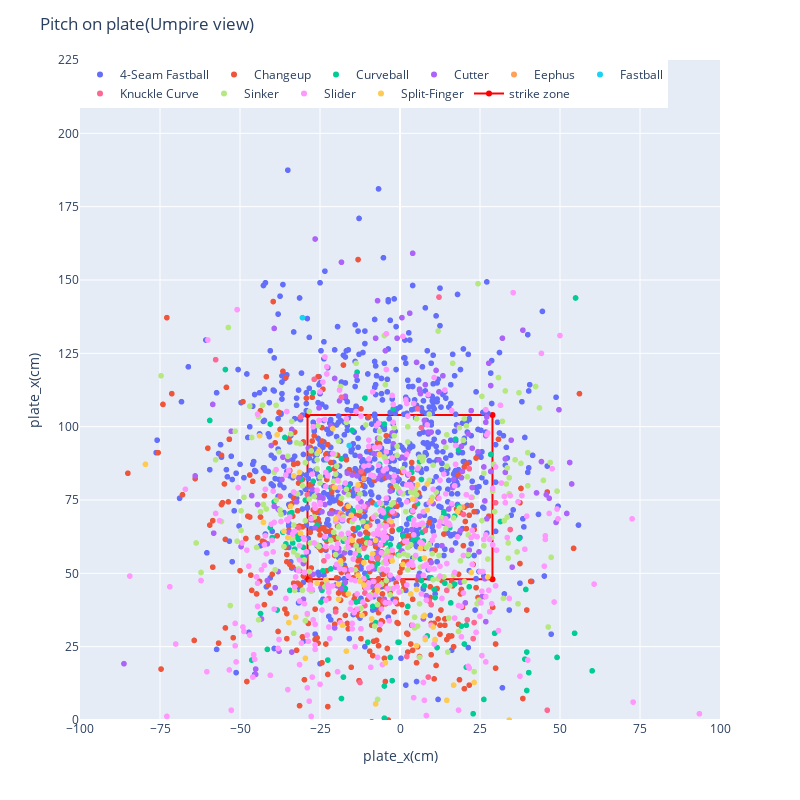

Source (notebook cell):
### Code cell
# 早速可視化してみる

_fig = plate(df)
_fig.show()

### Figure 1 — Plotly figure (JSON) as saved in the notebook; plotly's stock layout.template omitted (floating-point values rounded to 4 significant figures; data arrays with more than 128 entries replaced by an {"elided": "..."} marker saying what was removed)
{"data": [{"customdata": {"elided": "790x10 mixed values"}, "hovertemplate": "<b>%{hovertext}</b><br><br>pitch_name=%{customdata[4]}<br>plate_x_cm=%{x}<br>plate_z_cm=%{y}<br>game_date=%{customdata[0]}<br>batter_name=%{customdata[1]}<br>pitcher_name=%{customdata[2]}<br>effective_speed_kh=%{customdata[3]}<br>hit_distance_sc_m=%{customdata[5]}<br>launch_speed_kh=%{customdata[6]}<br>launch_angle=%{customdata[7]}<br>des=%{customdata[8]}<br>description=%{customdata[9]}<extra></extra>", "hovertext": {"elided": "790 str values"}, "legendgroup": "4-Seam Fastball", "marker": {"color": "#636efa", "symbol": "circle"}, "mode": "markers", "name": "4-Seam Fastball", "showlegend": true, "type": "scattergl", "x": {"elided": "790 float values"}, "xaxis": "x", "y": {"elided": "790 float values"}, "yaxis": "y"}, {"customdata": {"elided": "401x10 mixed values"}, "hovertemplate": "<b>%{hovertext}</b><br><br>pitch_name=%{customdata[4]}<br>plate_x_cm=%{x}<br>plate_z_cm=%{y}<br>game_date=%{customdata[0]}<br>batter_name=%{customdata[1]}<br>pitcher_name=%{customdata[2]}<br>effective_speed_kh=%{customdata[3]}<br>hit_distance_sc_m=%{customdata[5]}<br>launch_speed_kh=%{customdata[6]}<br>launch_angle=%{customdata[7]}<br>des=%{customdata[8]}<br>description=%{customdata[9]}<extra></extra>", "hovertext": {"elided": "401 str values"}, "legendgroup": "Changeup", "marker": {"color": "#EF553B", "symbol": "circle"}, "mode": "markers", "name": "Changeup", "showlegend": true, "type": "scattergl", "x": {"elided": "401 float values"}, "xaxis": "x", "y": {"elided": "401 float values"}, "yaxis": "y"}, {"customdata": {"elided": "152x10 mixed values"}, "hovertemplate": "<b>%{hovertext}</b><br><br>pitch_name=%{customdata[4]}<br>plate_x_cm=%{x}<br>plate_z_cm=%{y}<br>game_date=%{customdata[0]}<br>batter_name=%{customdata[1]}<br>pitcher_name=%{customdata[2]}<br>effective_speed_kh=%{customdata[3]}<br>hit_distance_sc_m=%{customdata[5]}<br>launch_speed_kh=%{customdata[6]}<br>launch_angle=%{customdata[7]}<br>des=%{customdata[8]}<br>description=%{customdata[9]}<extra></extra>", "hovertext": {"elided": "152 str values"}, "legendgroup": "Curveball", "marker": {"color": "#00cc96", "symbol": "circle"}, "mode": "markers", "name": "Curveball", "showlegend": true, "type": "scattergl", "x": {"elided": "152 float values"}, "xaxis": "x", "y": {"elided": "152 float values"}, "yaxis": "y"}, {"customdata": {"elided": "176x10 mixed values"}, "hovertemplate": "<b>%{hovertext}</b><br><br>pitch_name=%{customdata[4]}<br>plate_x_cm=%{x}<br>plate_z_cm=%{y}<br>game_date=%{customdata[0]}<br>batter_name=%{customdata[1]}<br>pitcher_name=%{customdata[2]}<br>effective_speed_kh=%{customdata[3]}<br>hit_distance_sc_m=%{customdata[5]}<br>launch_speed_kh=%{customdata[6]}<br>launch_angle=%{customdata[7]}<br>des=%{customdata[8]}<br>description=%{customdata[9]}<extra></extra>", "hovertext": {"elided": "176 str values"}, "legendgroup": "Cutter", "marker": {"color": "#ab63fa", "symbol": "circle"}, "mode": "markers", "name": "Cutter", "showlegend": true, "type": "scattergl", "x": {"elided": "176 float values"}, "xaxis": "x", "y": {"elided": "176 float values"}, "yaxis": "y"}, {"customdata": [["2022-09-05T00:00:00", "Ohtani, Shohei", "Clemens, Kody", 87.68, "Eephus", null, null, null, "Shohei Ohtani called out on strikes.", "ball"], ["2022-09-05T00:00:00", "Ohtani, Shohei", "Clemens, Kody", 83.04, "Eephus", 3.66, 136.5, -13, "Shohei Ohtani called out on strikes.", "foul"], ["2022-09-05T00:00:00", "Ohtani, Shohei", "Clemens, Kody", 106.7, "Eephus", null, null, null, "Shohei Ohtani called out on strikes.", "called_strike"], ["2022-09-05T00:00:00", "Ohtani, Shohei", "Clemens, Kody", 86.08, "Eephus", 47.24, 140.5, 15, "Shohei Ohtani called out on strikes.", "foul"]], "hovertemplate": "<b>%{hovertext}</b><br><br>pitch_name=%{customdata[4]}<br>plate_x_cm=%{x}<br>plate_z_cm=%{y}<br>game_date=%{customdata[0]}<br>batter_name=%{customdata[1]}<br>pitcher_name=%{customdata[2]}<br>effective_speed_kh=%{customdata[3]}<br>hit_distance_sc_m=%{customdata[5]}<br>launch_speed_kh=%{customdata[6]}<br>launch_angle=%{customdata[7]}<br>des=%{customdata[8]}<br>description=%{customdata[9]}<extra></extra>", "hovertext": ["Eephus", "Eephus", "Eephus", "Eephus"], "legendgroup": "Eephus", "marker": {"color": "#FFA15A", "symbol": "circle"}, "mode": "markers", "name": "Eephus", "showlegend": true, "type": "scattergl", "x": [-3.66, -11.28, -18.59, 19.51], "xaxis": "x", "y": [57.3, 82.3, 70.41, 72.54], "yaxis": "y"}, {"customdata": [["2022-05-10T00:00:00", "Ohtani, Shohei", "Phillips, Brett", 86.4, "Fastball", null, null, null, "Shohei Ohtani doubles (6) on a sharp fly ball to right fielder Harold Ramirez.", "called_strike"], ["2022-05-10T00:00:00", "Ohtani, Shohei", "Phillips, Brett", 84.8, "Fastball", 112.2, 174.2, 26, "Shohei Ohtani doubles (6) on a sharp fly ball to right fielder Harold Ramirez.", "hit_into_play"], ["2022-05-10T00:00:00", "Ohtani, Shohei", "Phillips, Brett", 82.24, "Fastball", null, null, null, "Shohei Ohtani doubles (6) on a sharp fly ball to right fielder Harold Ramirez.", "ball"]], "hovertemplate": "<b>%{hovertext}</b><br><br>pitch_name=%{customdata[4]}<br>plate_x_cm=%{x}<br>plate_z_cm=%{y}<br>game_date=%{customdata[0]}<br>batter_name=%{customdata[1]}<br>pitcher_name=%{customdata[2]}<br>effective_speed_kh=%{customdata[3]}<br>hit_distance_sc_m=%{customdata[5]}<br>launch_speed_kh=%{customdata[6]}<br>launch_angle=%{customdata[7]}<br>des=%{customdata[8]}<br>description=%{customdata[9]}<extra></extra>", "hovertext": ["Fastball", "Fastball", "Fastball"], "legendgroup": "Fastball", "marker": {"color": "#19d3f3", "symbol": "circle"}, "mode": "markers", "name": "Fastball", "showlegend": true, "type": "scattergl", "x": [-7.32, -15.85, -30.48], "xaxis": "x", "y": [73.46, 93.57, 137.2], "yaxis": "y"}, {"customdata": {"elided": "46x10 mixed values"}, "hovertemplate": "<b>%{hovertext}</b><br><br>pitch_name=%{customdata[4]}<br>plate_x_cm=%{x}<br>plate_z_cm=%{y}<br>game_date=%{customdata[0]}<br>batter_name=%{customdata[1]}<br>pitcher_name=%{customdata[2]}<br>effective_speed_kh=%{customdata[3]}<br>hit_distance_sc_m=%{customdata[5]}<br>launch_speed_kh=%{customdata[6]}<br>launch_angle=%{customdata[7]}<br>des=%{customdata[8]}<br>description=%{customdata[9]}<extra></extra>", "hovertext": ["Knuckle Curve", "Knuckle Curve", "Knuckle Curve", "Knuckle Curve", "Knuckle Curve", "Knuckle Curve", "Knuckle Curve", "Knuckle Curve", "Knuckle Curve", "Knuckle Curve", "Knuckle Curve", "Knuckle Curve", "Knuckle Curve", "Knuckle Curve", "Knuckle Curve", "Knuckle Curve", "Knuckle Curve", "Knuckle Curve", "Knuckle Curve", "Knuckle Curve", "Knuckle Curve", "Knuckle Curve", "Knuckle Curve", "Knuckle Curve", "Knuckle Curve", "Knuckle Curve", "Knuckle Curve", "Knuckle Curve", "Knuckle Curve", "Knuckle Curve", "Knuckle Curve", "Knuckle Curve", "Knuckle Curve", "Knuckle Curve", "Knuckle Curve", "Knuckle Curve", "Knuckle Curve", "Knuckle Curve", "Knuckle Curve", "Knuckle Curve", "Knuckle Curve", "Knuckle Curve", "Knuckle Curve", "Knuckle Curve", "Knuckle Curve", "Knuckle Curve"], "legendgroup": "Knuckle Curve", "marker": {"color": "#FF6692", "symbol": "circle"}, "mode": "markers", "name": "Knuckle Curve", "showlegend": true, "type": "scattergl", "x": [-31.7, 2.13, 14.94, -57.61, 49.99, 29.87, -12.19, -18.29, -11.28, 19.81, -23.77, 6.71, -20.12, -13.11, 22.86, 21.03, -1.83, 9.14, -19.2, -10.97, 7.92, -7.01, 46.02, -1.83, -9.45, 23.16, -31.09, -10.67, 8.84, -12.5, 9.75, -7.01, -37.49, -26.82, -5.18, -17.98, 34.44, -22.25, -10.97, 5.49, 21.64, -28.96, 14.63, -2.44, 12.19, -21.03], "xaxis": "x", "y": [65.53, 21.64, -42.37, 122.8, -9.45, 74.07, 84.73, 110.0, 58.52, 70.1, 54.25, 99.67, 36.88, -6.1, 27.74, 34.14, 70.41, 40.54, 68.28, 43.28, 64.62, 44.5, 3.35, 74.07, 66.45, 33.22, 103.3, 72.54, 14.63, 12.8, 39.32, 55.17, 76.2, 116.1, 40.54, 69.8, 64.92, 41.45, 39.01, 106.1, 85.65, 76.81, 44.2, 66.45, 144.2, 79.55], "yaxis": "y"}, {"customdata": {"elided": "243x10 mixed values"}, "hovertemplate": "<b>%{hovertext}</b><br><br>pitch_name=%{customdata[4]}<br>plate_x_cm=%{x}<br>plate_z_cm=%{y}<br>game_date=%{customdata[0]}<br>batter_name=%{customdata[1]}<br>pitcher_name=%{customdata[2]}<br>effective_speed_kh=%{customdata[3]}<br>hit_distance_sc_m=%{customdata[5]}<br>launch_speed_kh=%{customdata[6]}<br>launch_angle=%{customdata[7]}<br>des=%{customdata[8]}<br>description=%{customdata[9]}<extra></extra>", "hovertext": {"elided": "243 str values"}, "legendgroup": "Sinker", "marker": {"color": "#B6E880", "symbol": "circle"}, "mode": "markers", "name": "Sinker", "showlegend": true, "type": "scattergl", "x": {"elided": "243 float values"}, "xaxis": "x", "y": {"elided": "243 float values"}, "yaxis": "y"}, {"customdata": {"elided": "402x10 mixed values"}, "hovertemplate": "<b>%{hovertext}</b><br><br>pitch_name=%{customdata[4]}<br>plate_x_cm=%{x}<br>plate_z_cm=%{y}<br>game_date=%{customdata[0]}<br>batter_name=%{customdata[1]}<br>pitcher_name=%{customdata[2]}<br>effective_speed_kh=%{customdata[3]}<br>hit_distance_sc_m=%{customdata[5]}<br>launch_speed_kh=%{customdata[6]}<br>launch_angle=%{customdata[7]}<br>des=%{customdata[8]}<br>description=%{customdata[9]}<extra></extra>", "hovertext": {"elided": "402 str values"}, "legendgroup": "Slider", "marker": {"color": "#FF97FF", "symbol": "circle"}, "mode": "markers", "name": "Slider", "showlegend": true, "type": "scattergl", "x": {"elided": "402 float values"}, "xaxis": "x", "y": {"elided": "402 float values"}, "yaxis": "y"}, {"customdata": {"elided": "71x10 mixed values"}, "hovertemplate": "<b>%{hovertext}</b><br><br>pitch_name=%{customdata[4]}<br>plate_x_cm=%{x}<br>plate_z_cm=%{y}<br>game_date=%{customdata[0]}<br>batter_name=%{customdata[1]}<br>pitcher_name=%{customdata[2]}<br>effective_speed_kh=%{customdata[3]}<br>hit_distance_sc_m=%{customdata[5]}<br>launch_speed_kh=%{customdata[6]}<br>launch_angle=%{customdata[7]}<br>des=%{customdata[8]}<br>description=%{customdata[9]}<extra></extra>", "hovertext": ["Split-Finger", "Split-Finger", "Split-Finger", "Split-Finger", "Split-Finger", "Split-Finger", "Split-Finger", "Split-Finger", "Split-Finger", "Split-Finger", "Split-Finger", "Split-Finger", "Split-Finger", "Split-Finger", "Split-Finger", "Split-Finger", "Split-Finger", "Split-Finger", "Split-Finger", "Split-Finger", "Split-Finger", "Split-Finger", "Split-Finger", "Split-Finger", "Split-Finger", "Split-Finger", "Split-Finger", "Split-Finger", "Split-Finger", "Split-Finger", "Split-Finger", "Split-Finger", "Split-Finger", "Split-Finger", "Split-Finger", "Split-Finger", "Split-Finger", "Split-Finger", "Split-Finger", "Split-Finger", "Split-Finger", "Split-Finger", "Split-Finger", "Split-Finger", "Split-Finger", "Split-Finger", "Split-Finger", "Split-Finger", "Split-Finger", "Split-Finger", "Split-Finger", "Split-Finger", "Split-Finger", "Split-Finger", "Split-Finger", "Split-Finger", "Split-Finger", "Split-Finger", "Split-Finger", "Split-Finger", "Split-Finger", "Split-Finger", "Split-Finger", "Split-Finger", "Split-Finger", "Split-Finger", "Split-Finger", "Split-Finger", "Split-Finger", "Split-Finger", "Split-Finger"], "legendgroup": "Split-Finger", "marker": {"color": "#FECB52", "symbol": "circle"}, "mode": "markers", "name": "Split-Finger", "showlegend": true, "type": "scattergl", "x": [-7.01, 9.75, -23.16, -34.14, -31.39, -15.24, -35.05, -11.89, -10.36, -16.15, -20.12, -38.4, 24.99, -19.2, 6.4, -33.22, 3.96, 3.35, -8.84, 10.36, 22.25, -21.03, -20.42, -32.61, -13.11, -11.28, -6.4, -6.1, 17.98, -31.09, -7.62, -7.62, -16.15, -43.89, -16.76, -17.98, -36.27, -12.5, -25.3, 5.18, 8.53, -19.2, -25.91, 18.29, 27.43, 34.14, -8.53, 0.91, -11.28, -2.74, -13.11, -14.94, 8.53, 6.1, 16.76, -2.44, 7.62, 14.63, 7.62, 7.92, 10.97, -18.59, 7.32, -42.67, 23.16, 5.18, -29.57, 5.49, -34.75, -4.57, -79.55], "xaxis": "x", "y": [44.2, 74.68, 47.85, 72.85, 84.43, 69.8, 62.18, 35.66, 65.84, 72.85, 68.58, 97.23, -24.99, 41.15, 58.52, 83.21, 75.29, 42.98, 34.44, 31.7, 50.29, 99.36, 79.25, 35.05, 80.16, 46.02, 90.53, -6.71, 71.02, 63.7, 61.26, 5.49, 42.98, 96.93, 23.47, 32.31, 64.31, 47.24, 91.74, 25.3, 71.63, 46.33, 46.63, -14.02, 48.77, 0, 56.69, 53.04, 53.64, 67.67, 49.38, 61.26, 80.47, -3.96, 11.89, 54.25, 35.66, 6.71, 55.17, 27.43, 27.43, 54.25, 35.36, 67.36, 12.8, 44.5, 21.03, 80.16, 33.22, 19.51, 87.17], "yaxis": "y"}, {"line": {"color": "red"}, "name": "strike zone", "type": "scatter", "x": [-28.9, -28.9, 28.9, 28.9, -28.9], "y": [48, 104, 104, 48, 48]}], "layout": {"autosize": false, "height": 800, "legend": {"orientation": "h", "title": {}, "tracegroupgap": 0, "x": 0, "xanchor": "left", "y": 1, "yanchor": "top"}, "margin": {"t": 60}, "title": {"text": "Pitch on plate(Umpire view)"}, "width": 800, "xaxis": {"anchor": "y", "domain": [0, 1], "dtick": 25, "range": [-100, 100], "title": {"text": "plate_x(cm)"}}, "yaxis": {"anchor": "x", "domain": [0, 1], "dtick": 25, "range": [0, 225], "title": {"text": "plate_x(cm)"}}}}
